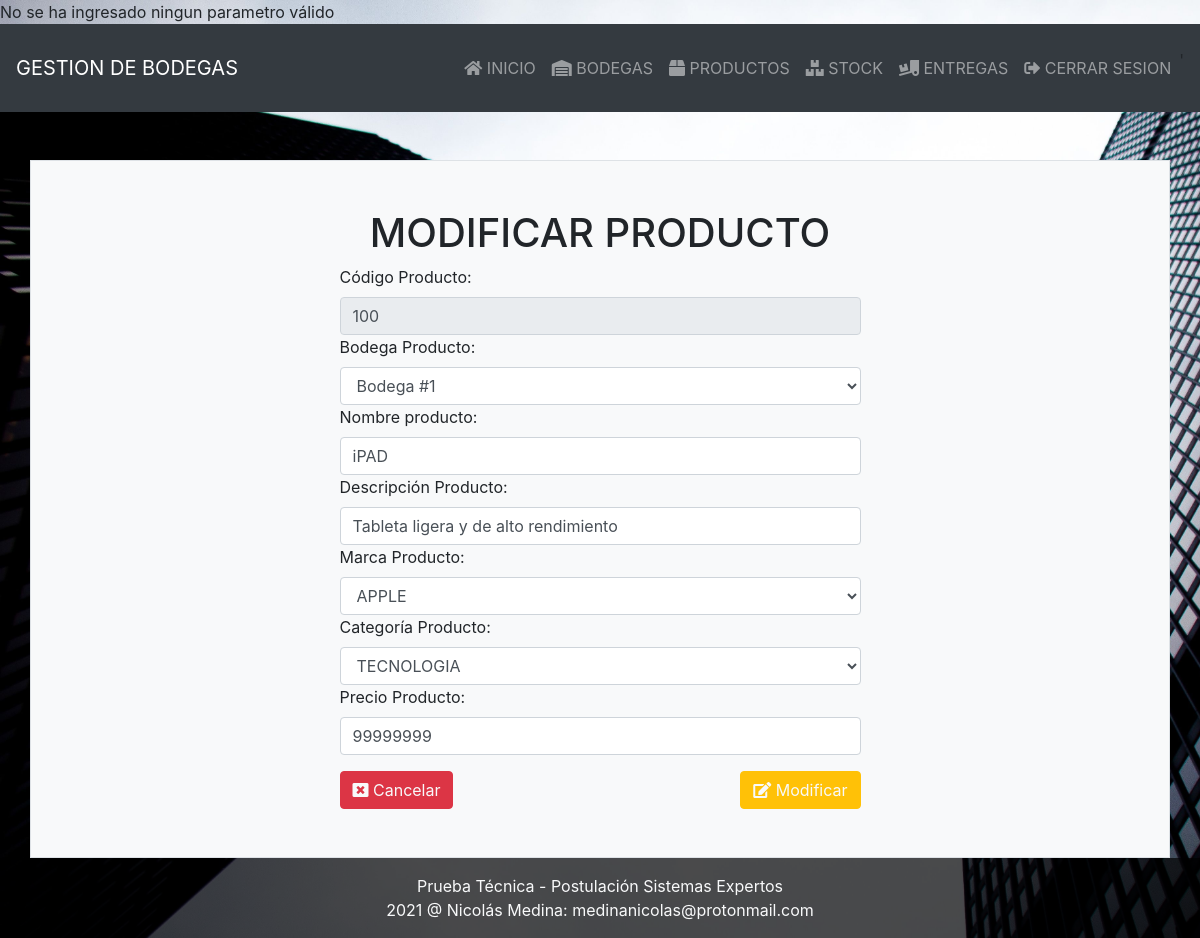
Page /admin/productos/modificar_producto.php?id=100 (signed in) on the committed database.
### tables this page shows
CREATE TABLE IF NOT EXISTS producto(
	id_producto INT(5) UNSIGNED NOT NULL AUTO_INCREMENT,
	nombre_producto VARCHAR(60) NOT NULL,
	precio_producto INT(9) UNSIGNED NOT NULL,
	descripcion_producto VARCHAR(200) NOT NULL,
	stock_producto INT(9) UNSIGNED NOT NULL,
	id_marca INT(5) UNSIGNED NOT NULL,
	id_categoria INT(5) UNSIGNED NOT NULL,
	id_bodega INT(5) UNSIGNED NOT NULL,
	PRIMARY KEY(id_producto),
	FOREIGN KEY(id_marca) REFERENCES marca(id_marca),
	FOREIGN KEY(id_categoria) REFERENCES categoria(id_categoria),
	FOREIGN KEY(id_bodega) REFERENCES bodega(id_bodega) ON DELETE CASCADE
)CHARSET=utf8, AUTO_INCREMENT = 100;

### admin/productos/modificar_producto.php (the view, shortened to what this page needs)
<?php
    require_once '../../config/conexion.php';
?>
<!DOCTYPE html>
<html lang="en">
<head>
    <?php include_once '../../base/header.inc'; ?>
</head>
<body>
    <?php include_once '../../base/nav.inc'; ?>
    <div class="container pt-5">
    <div class="row justify-content-center p-5 border bg-light">
        <div class="col-6 p-0">
            <h1 class="text-center">MODIFICAR PRODUCTO</h1>
            <form action="modificar_producto.php" method="POST" class="form-group" enctype="application/x-www-form-urlencoded">
                <?php
                    if(isset($_GET['id'])){
                        $id_producto = $_GET['id'];
                        $sql = "SELECT * FROM producto WHERE id_producto = '$id_producto'";
                        if($resultado = $conexion->query($sql)){
                            if($resultado->num_rows>0){
                                $producto = $resultado->fetch_assoc();
                                echo '<label for="id_producto">Código Producto:</label>';
                                echo '<input type="text" class="form-control" readonly value="'.$producto['id_producto'].'" name="id_producto">';
                                echo '<label for="bodega_producto">Bodega Producto:</label>';
                                echo '<select name="bodega_producto" class="form-control">';
                                $sql = "SELECT * FROM bodega";
                                if($resultado = $conexion->query($sql)){
                                    if($resultado->num_rows>0){
                                        while($bodega = $resultado->fetch_assoc()){
                                            if($bodega['id_bodega']===$producto['id_bodega']){
                                                echo "<option value='". $bodega['id_bodega']."' selected>".$bodega['nombre_bodega']."</option>";
                                            }else{
                                                echo "<option value='".$bodega['id_bodega']."'>".$bodega['nombre_bodega']."</option>";
                                            }
                                        }
                                    }
                                }else{
                                    die(header('Location:http://localhost/admin/productos/?message=error'));
                                }
                                echo '</select>';
                                echo '<label for="nombre_producto">Nombre producto:</label>';
                                echo '<input type="text" class="form-control" value="'.$producto['nombre_producto'].'" name="nombre_producto">';
                                echo '<label for="descripcion_producto">Descripción Producto:</label>';
                                echo '<input type="text" class="form-control" value="'.$producto['descripcion_producto'].'" name="descripcion_producto">';
                                echo '<label for="marca_producto">Marca Producto:</label>';
                                echo '<select name="marca_producto" class="form-control">';
                                $sql = "SELECT * FROM marca";
                                if($resultado = $conexion->query($sql)){
                                    if($resultado->num_rows>0){
                                        while($marca = $resultado->fetch_assoc()){
                                            if($marca['id_marca']===$producto['id_marca']){
                                                echo "<option value='". $marca['id_marca']."' selected>".$marca['nombre_marca']."</option>";
                                            }else{
                                                echo "<option value='".$marca['id_marca']."'>".$marca['nombre_marca']."</option>";
                                            }
                                        }
                                    }
                                }else{
                                    die(header('Location:http://localhost/admin/productos/?message=error'));
                                }
                                echo "</select>";
                                echo '<label for="categoria_producto">Categoría Producto:</label>';
                                echo '<select name="categoria_producto" class="form-control">';
                                $sql = "SELECT * FROM categoria";
                                if($resultado = $conexion->query($sql)){
                                    if($resultado->num_rows>0){
                                        while($categoria = $resultado->fetch_assoc()){
                                            if($categoria['id_categoria']===$producto['id_categoria']){
                                                echo "<option value='". $categoria['id_categoria']."' selected>".$categoria['nombre_categoria']."</option>";
                                            }else{
                                                echo "<option value='".$categoria['id_categoria']."'>".$categoria['nombre_categoria']."</option>";
                                            }
                                        }
                                    }
                                }else{
                                    die(header('Location:http://localhost/admin/productos/?message=error'));
                                }
                                echo '</select>';
                                echo '<label for="precio_producto">Precio Producto:</label>';
                                echo '<input type="text" class="form-control" value="'.$producto['precio_producto'].'" name="precio_producto">';
                                echo '<button type="submit" class="text-light btn btn-warning mt-3 float-right"><i class="fas fa-edit"></i> Modificar</button>
                                    <a class="text-light btn btn-danger mt-3 float-left" href="http://localhost/admin/productos/"
                                    ><i class="fas fa-window-close"></i> Cancelar</a>';
                            }else{
                                die(header('Location:http://localhost/admin/productos/?message=not-found'));
                            }
                        }else{
                            die(header('Location:http://localhost/admin/productos/?message=error'));
                        }
                    }
                ?>
            </form>
        </div>
    </div>
    </div>
    <?php include_once '../../base/footer.inc'; ?>
</body>
</html>

### css/style.css (style rules this page uses)
body { display: flex; min-height: 100vh; flex-direction: column; background-image: url('../base/images/arch1.jpg'); background-size: cover;; }

### rows in the picture
producto: id_producto "100", nombre_producto "iPAD", descripcion_producto "Tableta ligera y de alto rendimiento", precio_producto "99999999"

### other values in the picture
form field bodega_producto "Bodega #1"
form field marca_producto "APPLE"
form field categoria_producto "TECNOLOGIA"
